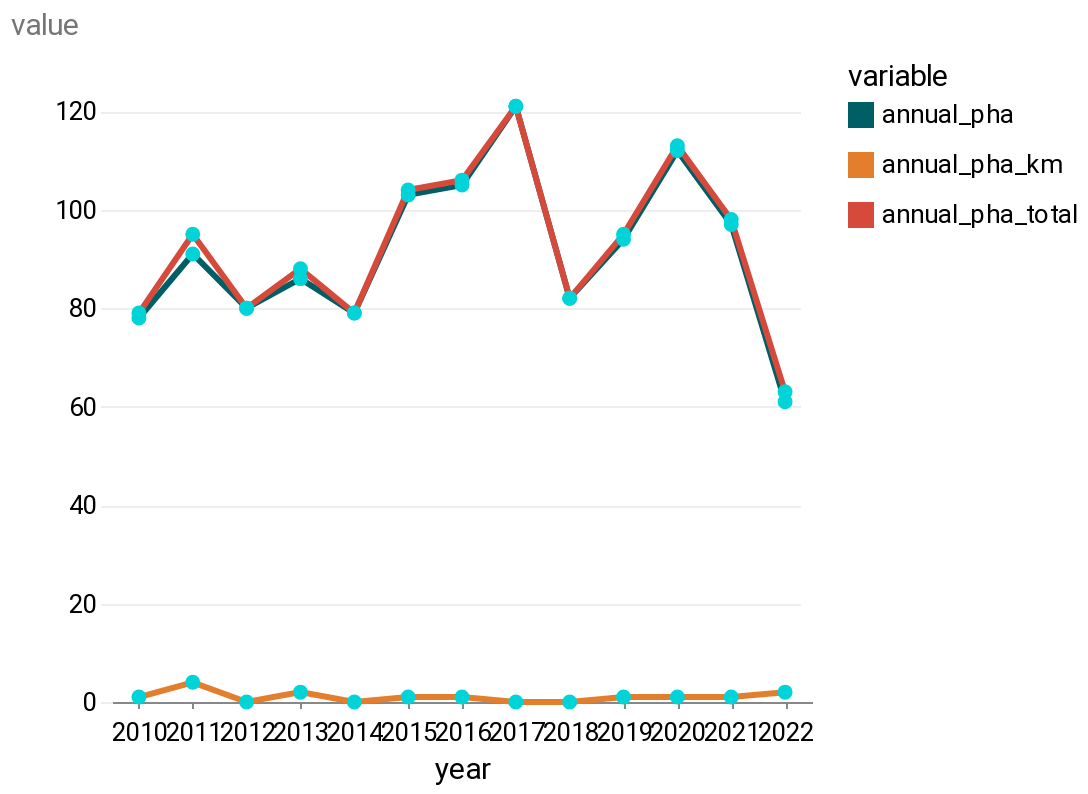

Source (notebook cell):
### Code cell
alt.Chart(annual_phas_long).mark_line(
    point=alt.OverlayMarkDef(filled=True, fill="#00D4D8", color="#00D4D8"),
    color="#00D4D8",
).encode(
    alt.X("year:O", axis=alt.Axis(labelAngle=0)),
    alt.Y("value"),
    alt.Color("variable:N"),
).properties(
    width=350, height=320
)

### Figure 1 — Vega-Lite specification as saved in the notebook (floating-point values rounded to 4 significant figures)
{"config": {"view": {"width": 800, "height": 450, "strokeOpacity": 0}, "background": "#ffffff", "title": {"anchor": "start", "font": "Summit Sans", "fontColor": "palette[\"black\"]", "fontSize": 18, "fontWeight": "normal"}, "arc": {"fill": "#00d4d8"}, "area": {"fill": "#00d4d8"}, "line": {"stroke": "#00d4d8", "strokeWidth": 3}, "path": {"stroke": "#00d4d8"}, "rect": {"fill": "#00d4d8"}, "shape": {"stroke": "#00d4d8"}, "bar": {"fill": "#00d4d8"}, "point": {"stroke": "#00d4d8"}, "symbol": {"fill": "#00d4d8", "size": 30}, "axis": {"titleFont": "Roboto", "titleFontSize": 15, "titleFontWeight": "normal", "labelFont": "Roboto, sans", "labelFontSize": 13, "labelFontWeight": "normal"}, "axisX": {"labelAngle": 0, "labelPadding": 6, "tickSize": 3, "grid": false}, "axisY": {"labelBaseline": "middle", "maxExtent": 45, "minExtent": 45, "titleAlign": "left", "titleAngle": 0, "titleX": -45, "titleY": -11, "domainOpacity": 0, "gridWidth": 0.6, "gridColor": "#dddddd", "offset": 6, "tickSize": 0, "titleColor": "#767676"}, "legend": {"titleFont": "Roboto", "titleFontSize": 15, "titleFontWeight": "normal", "symbolType": "square", "labelFont": "Roboto, sans", "labelFontSize": 13}, "range": {"category": ["#005f66", "#e37e2d", "#d64a3b", "#76b0ef", "#c1bc40"], "diverging": ["#e68a4f", "#f4bb6a", "#f9e39c", "#dadfe2", "#a6b7c6", "#849eae"], "heatmap": ["#7ff6f6", "#00eeef", "#00d4d8", "#00abb2", "#00848b", "#fbf2c7", "#00363d"], "ordinal": ["#7ff6f6", "#00eeef", "#00d4d8", "#00abb2", "#00848b", "#fbf2c7", "#00363d"], "ramp": ["#7ff6f6", "#00eeef", "#00d4d8", "#00abb2", "#00848b", "#fbf2c7", "#00363d"]}}, "data": {"name": "data-fc312615c2e82a4ba200a505c53ff61a"}, "mark": {"type": "line", "color": "#00D4D8", "point": {"color": "#00D4D8", "fill": "#00D4D8", "filled": true}}, "encoding": {"color": {"field": "variable", "type": "nominal"}, "x": {"axis": {"labelAngle": 0}, "field": "year", "type": "ordinal"}, "y": {"field": "value", "type": "quantitative"}}, "height": 320, "width": 350, "$schema": "https://vega.github.io/schema/vega-lite/v4.17.0.json", "datasets": {"data-fc312615c2e82a4ba200a505c53ff61a": [{"year": 2010, "variable": "annual_pha_km", "value": 1.0, "y": 1}, {"year": 2011, "variable": "annual_pha_km", "value": 4.0, "y": 1}, {"year": 2012, "variable": "annual_pha_km", "value": 0.0, "y": 1}, {"year": 2013, "variable": "annual_pha_km", "value": 2.0, "y": 1}, {"year": 2014, "variable": "annual_pha_km", "value": 0.0, "y": 1}, {"year": 2015, "variable": "annual_pha_km", "value": 1.0, "y": 1}, {"year": 2016, "variable": "annual_pha_km", "value": 1.0, "y": 1}, {"year": 2017, "variable": "annual_pha_km", "value": 0.0, "y": 1}, {"year": 2018, "variable": "annual_pha_km", "value": 0.0, "y": 1}, {"year": 2019, "variable": "annual_pha_km", "value": 1.0, "y": 1}, {"year": 2020, "variable": "annual_pha_km", "value": 1.0, "y": 1}, {"year": 2021, "variable": "annual_pha_km", "value": 1.0, "y": 1}, {"year": 2022, "variable": "annual_pha_km", "value": 2.0, "y": 1}, {"year": 2010, "variable": "annual_pha", "value": 78.0, "y": 1}, {"year": 2011, "variable": "annual_pha", "value": 91.0, "y": 1}, {"year": 2012, "variable": "annual_pha", "value": 80.0, "y": 1}, {"year": 2013, "variable": "annual_pha", "value": 86.0, "y": 1}, {"year": 2014, "variable": "annual_pha", "value": 79.0, "y": 1}, {"year": 2015, "variable": "annual_pha", "value": 103.0, "y": 1}, {"year": 2016, "variable": "annual_pha", "value": 105.0, "y": 1}, {"year": 2017, "variable": "annual_pha", "value": 121.0, "y": 1}, {"year": 2018, "variable": "annual_pha", "value": 82.0, "y": 1}, {"year": 2019, "variable": "annual_pha", "value": 94.0, "y": 1}, {"year": 2020, "variable": "annual_pha", "value": 112.0, "y": 1}, {"year": 2021, "variable": "annual_pha", "value": 97.0, "y": 1}, {"year": 2022, "variable": "annual_pha", "value": 61.0, "y": 1}, {"year": 2010, "variable": "annual_pha_total", "value": 79.0, "y": 1}, {"year": 2011, "variable": "annual_pha_total", "value": 95.0, "y": 1}, {"year": 2012, "variable": "annual_pha_total", "value": 80.0, "y": 1}, {"year": 2013, "variable": "annual_pha_total", "value": 88.0, "y": 1}, {"year": 2014, "variable": "annual_pha_total", "value": 79.0, "y": 1}, {"year": 2015, "variable": "annual_pha_total", "value": 104.0, "y": 1}, {"year": 2016, "variable": "annual_pha_total", "value": 106.0, "y": 1}, {"year": 2017, "variable": "annual_pha_total", "value": 121.0, "y": 1}, {"year": 2018, "variable": "annual_pha_total", "value": 82.0, "y": 1}, {"year": 2019, "variable": "annual_pha_total", "value": 95.0, "y": 1}, {"year": 2020, "variable": "annual_pha_total", "value": 113.0, "y": 1}, {"year": 2021, "variable": "annual_pha_total", "value": 98.0, "y": 1}, {"year": 2022, "variable": "annual_pha_total", "value": 63.0, "y": 1}]}}
